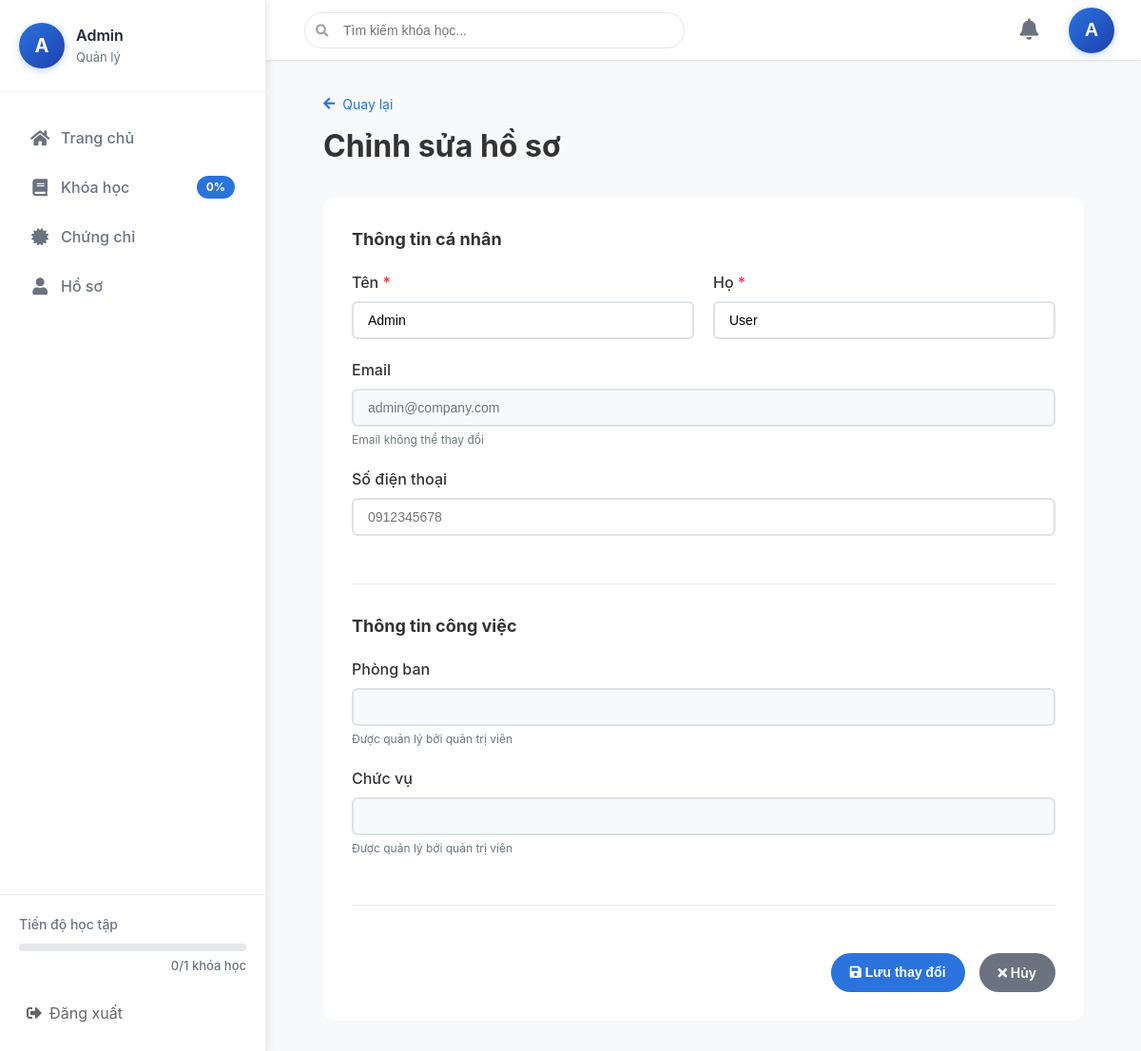
The page /profile/edit (signed in) on the database its author committed.
### tables this page shows
CREATE TABLE IF NOT EXISTS tblTrain_Employee (
    ID INT AUTO_INCREMENT PRIMARY KEY,
    FirstName VARCHAR(100) NOT NULL,
    LastName VARCHAR(100) NOT NULL,
    Email VARCHAR(255) NOT NULL UNIQUE,
    PasswordHash VARCHAR(255) NOT NULL COMMENT 'Use bcrypt/argon2; do NOT use MD5/SHA1',
    PositionID INT NULL,
    `Role` VARCHAR(50) NOT NULL DEFAULT 'user' COMMENT 'admin|staff|user etc',
    Status TINYINT DEFAULT 1,
    LastLoginAt DATETIME DEFAULT NULL,
    LastLoginIP VARCHAR(45),
    CreatedAt DATETIME DEFAULT CURRENT_TIMESTAMP,
    DeletedAt DATETIME DEFAULT NULL,
    INDEX idx_email (Email),
    INDEX idx_role (`Role`),
    CONSTRAINT fk_employee_position FOREIGN KEY (PositionID) REFERENCES tblTrain_Position(ID) ON DELETE SET NULL
);

### controllers/EmployeeController.php (called while the page is built, shortened)
<?php
require_once __DIR__ . '/../core/Controller.php';
require_once __DIR__ . '/../models/EmployeeModel.php';
class EmployeeController extends Controller {
    private $employeeModel;
    public function __construct() {
        $this->employeeModel = new EmployeeModel();
    }
    public function editProfile() {
        $employeeId = $this->checkAuth();
        $employee = $this->employeeModel->findById($employeeId);
        $sidebarData = $this->getSidebarData($employeeId);
        $this->render('employee/edit', [
            'employee' => $employee,
            'sidebarData' => $sidebarData,
            'pageTitle' => 'Chỉnh sửa hồ sơ'
        ]);
    }
    private function getSidebarData($employeeId) {
        $progress = [
            'total_subjects' => 0,
            'completed_subjects' => 0,
            'total_certificates' => 0
        ];
        try {
            $stmt = $this->db->prepare("
                SELECT
                    COUNT(DISTINCT s.ID) as total_subjects,
                    SUM(CASE WHEN
                        EXISTS (
                            SELECT 1
                            FROM " . TBL_EXAM . " e
                            WHERE e.SubjectID = s.ID
                            AND e.EmployeeID = ?
                            AND e.Passed = 1
                        )
                        THEN 1 ELSE 0
                    END) as completed_subjects,
                    (SELECT COUNT(*)
                     FROM " . TBL_CERTIFICATE . " c
                     WHERE c.EmployeeID = ?
                     AND c.Status = 1) as total_certificates
                FROM " . TBL_SUBJECT . " s
                INNER JOIN " . TBL_KNOWLEDGE_GROUP . " kg ON s.KnowledgeGroupID = kg.ID
                INNER JOIN " . TBL_ASSIGN . " a ON kg.ID = a.KnowledgeGroupID
                INNER JOIN " . TBL_POSITION . " p ON p.ID = a.PositionID
                WHERE p.ID = (
                    SELECT PositionID
                    FROM " . TBL_EMPLOYEE . "
                    WHERE ID = ?
                )
                AND s.Status = 1
                AND s.DeletedAt IS NULL
                AND kg.Status = 1
                AND a.Status = 1
                AND (a.AssignDate <= CURRENT_DATE)
                AND (a.ExpireDate IS NULL OR a.ExpireDate >= CURRENT_DATE)
            ");
            $stmt->execute([$employeeId, $employeeId, $employeeId]);
            $progressResult = $stmt->fetch(PDO::FETCH_ASSOC);
            if ($progressResult) {
                $progress = [
                    'total_subjects' => (int)($progressResult['total_subjects'] ?? 0),
                    'completed_subjects' => (int)($progressResult['completed_subjects'] ?? 0),
                    'total_certificates' => (int)($progressResult['total_certificates'] ?? 0)
                ];
            }
        } catch (Exception $e) {
            error_log('Lỗi lấy dữ liệu thanh bên: ' . $e->getMessage());
        }
        try {
            $positionStmt = $this->db->prepare("
                SELECT p.PositionName
                FROM " . TBL_EMPLOYEE . " e
                LEFT JOIN " . TBL_POSITION . " p ON e.PositionID = p.ID
                WHERE e.ID = ?
            ");
            $positionStmt->execute([$employeeId]);
            $position = $positionStmt->fetch(PDO::FETCH_ASSOC);
        } catch (Exception $e) {
            error_log('Lỗi lấy vị trí: ' . $e->getMessage());
            $position = ['PositionName' => 'Nhân viên'];
        }
        return [
            'progress' => $progress,
            'position' => $position['PositionName'] ?? 'Nhân viên'
        ];
    }
}
?>

### models/EmployeeModel.php (called while the page is built, shortened)
<?php
require_once __DIR__ . '/../core/Model.php';
class EmployeeModel extends Model {
    protected $table = 'tbltrain_employee';
    public function findById($id) {
        $sql = "SELECT * FROM {$this->table} WHERE ID = ? LIMIT 1";
        $result = $this->query($sql, [$id]);
        return $result ? $result[0] : null;
    }
}

### core/Model.php (called while the page is built, shortened)
<?php
class Model {
    protected $db;
    public function __construct() {
        $this->db = $GLOBALS['db'];
    }
    protected function query($sql, $params = []) {
        $stmt = $this->db->prepare($sql);
        $stmt->execute($params);
        return $stmt->fetchAll(PDO::FETCH_ASSOC);
    }
}

### views/employee/edit.php (the view, shortened to what this page needs)
<div class="edit-profile-container">
    <div class="page-header">
        <a href="<?= BASE_URL ?>/profile" class="back-link">
            <i class="fas fa-arrow-left"></i> Quay lại
        </a>
        <h1>Chỉnh sửa hồ sơ</h1>
    </div>
    <?php
    $isAdmin = ($employee['role'] ?? '') === 'admin';
    ?>
    <div class="edit-profile-card">
        <form method="POST" action="<?= BASE_URL ?>/profile/update" class="profile-form">
            <div class="form-section">
                <h3>Thông tin cá nhân</h3>
                <div class="form-row">
                    <div class="form-group">
                        <label for="first_name">
                            Tên <span class="required">*</span>
                        </label>
                        <input type="text"
                               id="first_name"
                               name="first_name"
                               class="form-control"
                               value="<?= htmlspecialchars($employee['FirstName']) ?>"
                               required>
                    </div>
                    <div class="form-group">
                        <label for="last_name">
                            Họ <span class="required">*</span>
                        </label>
                        <input type="text"
                               id="last_name"
                               name="last_name"
                               class="form-control"
                               value="<?= htmlspecialchars($employee['LastName']) ?>"
                               required>
                    </div>
                </div>
                <div class="form-group">
                    <label for="email">Email</label>
                    <input type="email"
                           id="email"
                           name="email"
                           class="form-control"
                           value="<?= htmlspecialchars($employee['Email']) ?>"
                           <?= !$isAdmin ? 'disabled' : '' ?>
                    >
                    <small class="form-help">Email không thể thay đổi</small>
                </div>
                <div class="form-group">
                    <label for="phone">Số điện thoại</label>
                    <input type="tel"
                           id="phone"
                           name="phone"
                           class="form-control"
                           value="<?= htmlspecialchars($employee['Phone'] ?? '') ?>"
                           placeholder="0912345678">
                </div>
            </div>
            <div class="form-section">
                <h3>Thông tin công việc</h3>
                <div class="form-group">
                    <label for="department">Phòng ban</label>
                    <input type="text"
                           id="department"
                           name="department"
                           class="form-control"
                           value="<?= htmlspecialchars($employee['Department'] ?? '') ?>"
                           <?= !$isAdmin ? 'disabled' : '' ?>
                           >
                    <small class="form-help">Được quản lý bởi quản trị viên</small>
                </div>
                <div class="form-group">
                    <label for="position">Chức vụ</label>
                    <input type="text"
                           id="position"
                           name="position"
                           class="form-control"
                           value="<?= htmlspecialchars($employee['Position'] ?? '') ?>"
                            <?= !$isAdmin ? 'disabled' : '' ?>
                           >
                    <small class="form-help">Được quản lý bởi quản trị viên</small>
                </div>
            </div>
            <div class="form-actions">
                <button type="submit" class="btn-primary">
                    <i class="fas fa-save"></i> Lưu thay đổi
                </button>
                <a href="<?= BASE_URL ?>/profile" class="btn-secondary">
                    <i class="fas fa-times"></i> Hủy
                </a>
            </div>
        </form>
    </div>
</div>

### index.php (shortened to what this page needs)
<?php
$requestUri = parse_url($_SERVER['REQUEST_URI'], PHP_URL_PATH);
$baseDir = dirname($_SERVER['SCRIPT_NAME']);
if (strpos($requestUri, $baseDir) === 0) {
    $requestUri = substr($requestUri, strlen($baseDir));
}
$request = '/' . trim($requestUri, '/');
$request = preg_replace('#/+#', '/', $request);
$loginUrl = $baseDir . '/login';
$router = new Router();
try {
    $router->handle($request);
} catch (Exception $e) {
    error_log("Error handling request: " . $e->getMessage());
    error_log("Stack trace: " . $e->getTraceAsString());
    if (!isset($_SESSION['employee_id'])) {
        if ($request === '/login') {
            if (file_exists(BASE_PATH . '/views/login.php')) {
                require_once BASE_PATH . '/views/login.php';
            } else {
                header('Location: ' . $loginUrl);
            }
        } else {
            header('Location: ' . $loginUrl);
        }
        exit;
    }
    if (getenv('APP_ENV') === 'production') {
        require_once BASE_PATH . '/views/error/500.php';
    } else {
        echo '<pre>' . $e->getMessage() . "\n" . $e->getTraceAsString() . '</pre>';
    }
}
class Router {
    private $routes = [];
    public function __construct() {
        $routesFile = BASE_PATH . '/routes.php';
        $this->routes = require $routesFile;
    }
    public function handle($request) {
        $method = $_SERVER['REQUEST_METHOD'];
        foreach ($this->routes as $pattern => $handler) {
            $parts = explode(' ', $pattern, 2);
            list($methodPattern, $pathPattern) = $parts;
            if ($methodPattern !== $method) {
                continue;
            }
            $quotedPath = preg_quote($pathPattern, '#');
            $pathRegex = '#^' . preg_replace('#\\\\:([a-zA-Z0-9_]+)#', '(?P<$1>[^/]+)', $quotedPath) . '$#';
            if (preg_match($pathRegex, $request, $matches)) {
                $params = [];
                list($controller, $action) = explode('@', $handler);
                $instance = new $controller();
                call_user_func_array([$instance, $action], array_values($params));
                return;
            }
        }
    }
}

### views/layout/sidebar.php (shortened to what this page needs)
<aside class="sidebar">
    <?php
    $progress = $sidebarData['progress'] ?? ['total_subjects' => 0, 'completed_subjects' => 0, 'total_certificates' => 0];
    $position = $sidebarData['position'] ?? 'Nhân viên';
    $progressPercent = ($progress['total_subjects'] > 0)
        ? floor(($progress['completed_subjects'] / $progress['total_subjects']) * 100)
        : 0;
    ?>
    <div class="sidebar-header">
        <div class="user-info">
            <div class="avatar">
                <?= !empty($employee['FirstName']) ? strtoupper(substr($employee['FirstName'], 0, 1)) : '?' ?>
            </div>
            <div class="user-details">
                <div class="user-name"><?= htmlspecialchars($employee['FirstName'] ?? 'Unknown User') ?></div>
                <div class="user-position"><?= htmlspecialchars($position) ?></div>
            </div>
        </div>
    </div>
    <nav class="sidebar-nav">
        <a href="<?= BASE_URL ?>/dashboard" class="nav-item <?= $currentPage === 'dashboard' ? 'active' : '' ?>">
            <i class="fas fa-home"></i>
            <span>Trang chủ</span>
        </a>
        <a href="<?= BASE_URL ?>/subjects" class="nav-item <?= $currentPage === 'subjects' ? 'active' : '' ?>">
            <i class="fas fa-book"></i>
            <span>Khóa học</span>
            <?php if ($progress['total_subjects'] > 0): ?>
                <div class="progress-badge">
                    <?= $progressPercent ?>%
                </div>
            <?php endif; ?>
        </a>
        <a href="<?= BASE_URL ?>/certificates" class="nav-item <?= $currentPage === 'certificates' ? 'active' : '' ?>">
            <i class="fas fa-certificate"></i>
            <span>Chứng chỉ</span>
        </a>
        <a href="<?= BASE_URL ?>/profile" class="nav-item <?= $currentPage === 'profile' ? 'active' : '' ?>">
            <i class="fas fa-user"></i>
            <span>Hồ sơ</span>
        </a>
    </nav>
    <div class="sidebar-footer">
        <div class="progress-summary">
            <div class="progress-title">Tiến độ học tập</div>
            <div class="progress-bar">
            </div>
            <div class="progress-stats">
                <?= $progress['completed_subjects'] ?>/<?= $progress['total_subjects'] ?> khóa học
            </div>
        </div>
        <a href="<?= BASE_URL ?>/logout" class="logout-btn">
            <i class="fas fa-sign-out-alt"></i>
            <span>Đăng xuất</span>
        </a>
    </div>
</aside>

### rows shown on the page
tbltrain_employee: FirstName "A", FirstName "Admin", first_name "Admin", last_name "User", email "admin@company.com"

### other values the page prints
$position "Quản lý"
$progressPercent "0"
$progress['completed_subjects'] "0"
$progress['total_subjects'] "1"
